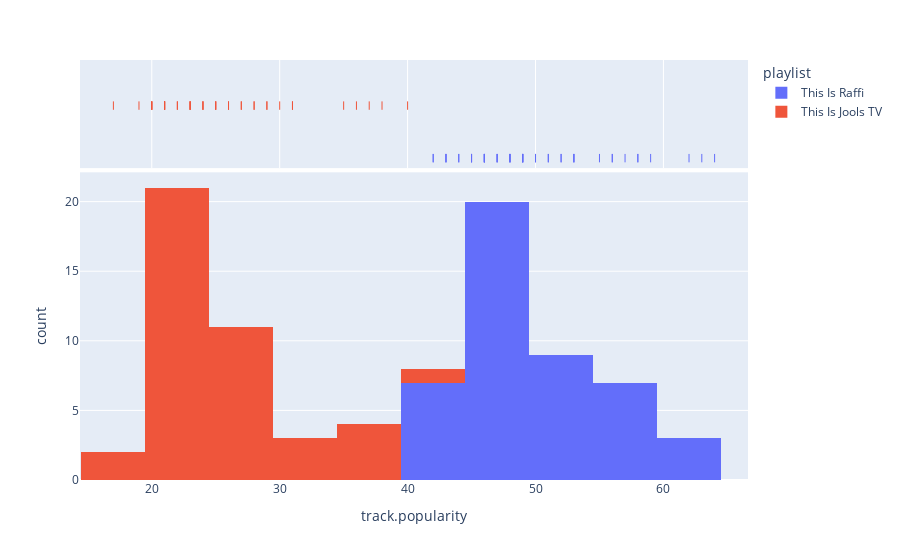

Notebook cell for this chart:
### Code cell
fig = px.histogram(data, x='track.popularity', color='playlist', marginal='rug')
fig.show()

### Figure 1 — Plotly figure (JSON) as saved in the notebook; plotly's stock layout.template omitted (floating-point values rounded to 4 significant figures)
{"data": [{"alignmentgroup": "True", "bingroup": "x", "hovertemplate": "playlist=This Is Raffi<br>track.popularity=%{x}<br>count=%{y}<extra></extra>", "legendgroup": "This Is Raffi", "marker": {"color": "#636efa", "pattern": {"shape": ""}}, "name": "This Is Raffi", "offsetgroup": "This Is Raffi", "orientation": "v", "showlegend": true, "type": "histogram", "x": [63, 64, 58, 62, 55, 53, 59, 58, 53, 53, 52, 57, 52, 51, 51, 56, 50, 49, 50, 48, 49, 48, 49, 49, 49, 56, 48, 47, 47, 46, 46, 48, 46, 45, 47, 46, 46, 45, 45, 43, 44, 43, 44, 42, 43, 42], "xaxis": "x", "yaxis": "y"}, {"alignmentgroup": "True", "boxpoints": "all", "fillcolor": "rgba(255,255,255,0)", "hoveron": "points", "hovertemplate": "playlist=This Is Raffi<br>track.popularity=%{x}<extra></extra>", "jitter": 0, "legendgroup": "This Is Raffi", "line": {"color": "rgba(255,255,255,0)"}, "marker": {"color": "#636efa", "symbol": "line-ns-open"}, "name": "This Is Raffi", "offsetgroup": "This Is Raffi", "showlegend": false, "type": "box", "x": [63, 64, 58, 62, 55, 53, 59, 58, 53, 53, 52, 57, 52, 51, 51, 56, 50, 49, 50, 48, 49, 48, 49, 49, 49, 56, 48, 47, 47, 46, 46, 48, 46, 45, 47, 46, 46, 45, 45, 43, 44, 43, 44, 42, 43, 42], "xaxis": "x2", "yaxis": "y2"}, {"alignmentgroup": "True", "bingroup": "x", "hovertemplate": "playlist=This Is Jools TV<br>track.popularity=%{x}<br>count=%{y}<extra></extra>", "legendgroup": "This Is Jools TV", "marker": {"color": "#EF553B", "pattern": {"shape": ""}}, "name": "This Is Jools TV", "offsetgroup": "This Is Jools TV", "orientation": "v", "showlegend": true, "type": "histogram", "x": [40, 36, 37, 31, 38, 30, 29, 28, 35, 26, 27, 25, 31, 24, 25, 24, 29, 25, 26, 24, 28, 23, 27, 21, 23, 22, 22, 23, 23, 21, 21, 21, 21, 21, 20, 21, 21, 20, 20, 20, 19, 17], "xaxis": "x", "yaxis": "y"}, {"alignmentgroup": "True", "boxpoints": "all", "fillcolor": "rgba(255,255,255,0)", "hoveron": "points", "hovertemplate": "playlist=This Is Jools TV<br>track.popularity=%{x}<extra></extra>", "jitter": 0, "legendgroup": "This Is Jools TV", "line": {"color": "rgba(255,255,255,0)"}, "marker": {"color": "#EF553B", "symbol": "line-ns-open"}, "name": "This Is Jools TV", "offsetgroup": "This Is Jools TV", "showlegend": false, "type": "box", "x": [40, 36, 37, 31, 38, 30, 29, 28, 35, 26, 27, 25, 31, 24, 25, 24, 29, 25, 26, 24, 28, 23, 27, 21, 23, 22, 22, 23, 23, 21, 21, 21, 21, 21, 20, 21, 21, 20, 20, 20, 19, 17], "xaxis": "x2", "yaxis": "y2"}], "layout": {"barmode": "relative", "legend": {"title": {"text": "playlist"}, "tracegroupgap": 0}, "margin": {"t": 60}, "xaxis": {"anchor": "y", "domain": [0, 1], "title": {"text": "track.popularity"}}, "xaxis2": {"anchor": "y2", "domain": [0, 1], "matches": "x", "showgrid": true, "showticklabels": false}, "yaxis": {"anchor": "x", "domain": [0, 0.7326], "title": {"text": "count"}}, "yaxis2": {"anchor": "x2", "domain": [0.7426, 1], "matches": "y2", "showgrid": false, "showline": false, "showticklabels": false, "ticks": ""}}}
